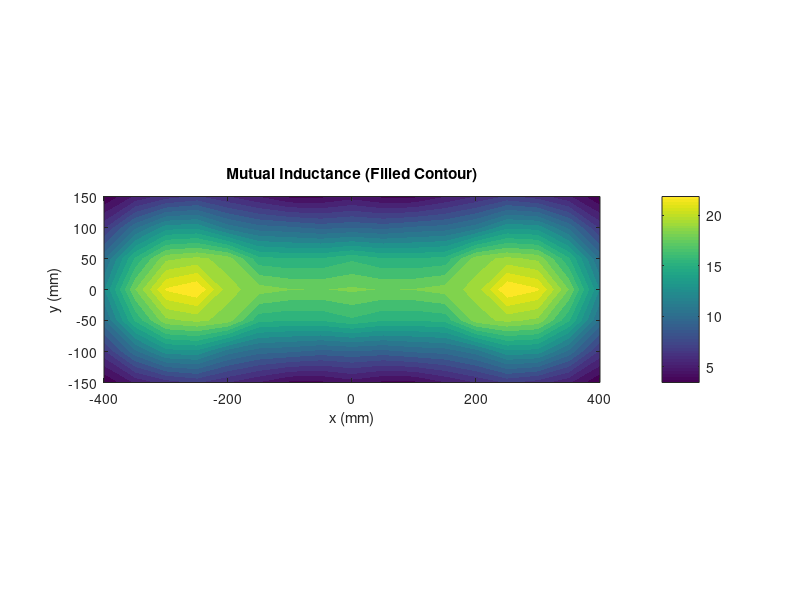

Reproduce this figure in MATLAB.
%
% Parameter of the simulator

% 1. Constant
g            =  9.81;                      % acceleration of gravity [m/s^2]
pi           =  3.14;                      % number pi
eps          =  0.05;                      % small value for anti-division-by-zero in slip ratio model
%

%
% 2. Vehicle body parameter
Vehicle.M    =  880;                       % total mass [kg]
Vehicle.I    =  617.0;                     % yaw moment of inertia [kg.m^2]
Vehicle.lf   =  0.988;                     % distance from CG to front axle [m]
Vehicle.lr   =  0.712;                     % distance from CG to rear axle [m]
Vehicle.l    =  Vehicle.lf + Vehicle.lr;   % wheelbase [m]
Vehicle.d    =  1.3;                       % track width 
Vehicle.df   =  Vehicle.d;                 % track width (front) [m]
Vehicle.dr   =  Vehicle.d;                 % track width (rear) [m]
Vehicle.hg   =  0.46;                      % height of CG [ m ]
Vehicle.mu0  =  0.0128;                    % rolling-friction resistance
Vehicle.rho  =  1.205;                     % air density 
Vehicle.Cd   =  0.48;                      % drag coefficient
Vehicle.Afpa =  2.4;                       % frontal projected area [m^2]
Vehicle.Nf   =  (Vehicle.M/2)*g*Vehicle.lr/Vehicle.l;  % nominal load (front) [N]
Vehicle.Nr   =  (Vehicle.M/2)*g*Vehicle.lf/Vehicle.l;  % nominal load (rear) [N]

% 3. Wheel parameter
Wheel.R      =  0.302;                     % wheel radius [m] 
Wheel.Jw_f   =  1.24;                      % wheel inertia (front) [kgm^2]
Wheel.Jw_r   =  1.26;                      % wheel inertia (rear) [kgm^2]

% 4. Steering model
EPS.tau      =  0.01;                      % time constant of the EPS [s]
EPS.Del_max  =  (pi/3)/20;                 % maximum steering angle [rad]


% 5. Motor parameter
% Remark 1: The transfer function from torque command to actual torque is simplified
% as 1/(Tm*s + 1)
% Remark 2: The equivalent core-loss resistance is given as
% (1/Rc) = (1/Rce) + [1/(Rch*sqrt(w_e))
% where w_e is the electrical angular velocity
Motor.Tmax_f =  500;                       % maximum torque (front) [N.m]
Motor.Tmax_r =  530;                       % maximum torque (rear) [N.m]
Motor.Ra_f   =  0.086;                     % armature winding resistance (front) [Ohm]
Motor.Ra_r   =  0.143;                     % armature winding resistance (rear) [Ohm]
Motor.Rce_f  =  300.13;                    % eddy current loss resistance (front) [Ohm]
Motor.Rce_r  =  300.15;                    % eddy current loss resistance (rear) [Ohm]
Motor.Psi_f  =  0.18;                      % inter-linkage magnetic flux (front) [Wb]
Motor.Psi_r  =  0.125;                     % inter-linkage magnetic flux (rear) [Wb]
Motor.pn_f   =  10;                        % number of pole pairs (front)
Motor.pn_r   =  12;                        % number of pole pairs (rear)
Motor.Lq_f   =  0.00069;                   % q-axis inductance (front) [H]
Motor.Lq_r   =  0.00150;                   % q-axis inductance (rear) [H]
Motor.Ld_f   =  0.00063;                   % d-axis inductance (front) [H]
Motor.Ld_r   =  0.00130;                   % d-axis inductance (rear) [H]
Motor.rho_f  =  Motor.Lq_f/Motor.Ld_f;     % salient coefficient (front)
Motor.rho_r  =  Motor.Lq_r/Motor.Ld_r;     % salient coefficient (rear)
Motor.tau    =  0.01;                      % time constant of the dynamics from torque command to actual torque [s]

% 6. Control parameter
Ctl.rho      =  -0.8;                      % Pole of the vehicle velocity control loop
Ctl.Kp_v     =  -2*Ctl.rho*Vehicle.M;      % P gain of vehicle velocity controller
Ctl.Ki_v     =  ((Ctl.rho)^2)*Vehicle.M;   % I gain of vehicle velocity controller
Ctl.tau_ff_v =  0.01;                      % time constant of feed forward velocity controller [s]
Ctl.Fmax = 2*(Motor.Tmax_f+Motor.Tmax_r)/Wheel.R;  % maximum driving force command [N]

% 7. Simulation setting
Sim.Tsim     =  120;                       % simulation time [s]
Sim.Ts       =  0.0002;                    % sampling time [s]
Sim.Ini_V    =  0;                         % initial vehicle velocity [m/s]
Sim.Ini_W    =  (Sim.Ini_V/Wheel.R);       % initial wheel rotational velocity [rad]
Sim.Ini_YR   =  0;                         % initial yaw-rate [rad/s]
Sim.Ini_Yaw  =  0;                         % initial yaw angle [rad]
Sim.Ini_X    =  0;                         % initial X position [m]
Sim.Ini_Y    =  0;                         % initial Y position [m]

% 8. Dynamic wireless power transfer
% Mutual inductance
x = [-400 -350 -300 -250 -200 -150 -100 -50 0 50 100 150 200 250 300 350 400]; % mm
y = [-150 -100 -50 0 50 100 150]; % mm
z000 = [18.366 18.12075 18.2285 18.62175 19.4505 22.78625 21.99725 18.1625 12.584];
z050 = [16.16075 15.495 15.44675 15.71575 18.70275 19.3575 18.8615 15.5565 10.6605];
z100 = [9.85675 9.60925 10.05325 10.28375 11.30575 13.352 13.16575 10.59525 6.935];
z150 = [4.81875 4.1325 4.1535 5.24425 6.22225 7.28925 6.64025 5.4515 3.44175];
z000f = flip(z000); z050f = flip(z050); z100f = flip(z100); z150f = flip(z150); 
z000f(9) = []; z050f(9) = []; z100f(9) = []; z150f(9) = [];
z = [z150f z150;
     z100f z100;
     z050f z050;
     z000f z000;
     z050f z050;
     z100f z100;
     z150f z150];          % mutual inductance map [uH]
WPT.freq = 85000;          % Frequency of the inverter [Hz]
WPT.L1 = 142.326e-6;       % GA coil inductance [H]
WPT.L2 = 54.2047e-6;       % VA coil inductance [H]
WPT.R1 = 85.02/1000;       % GA coil resistance [Ohm]
WPT.R2 = 39.88/1000;       % VA coil resistance [Ohm]
WPT.P  = 10000;            % Rated power of the DWPT system [W]
[X, Y] = meshgrid(x, y);
figure
contourf(X, Y, z, 20, 'LineColor','none')
colorbar
xlabel('x (mm)')
ylabel('y (mm)')
title('Mutual Inductance (Filled Contour)')
axis equal
